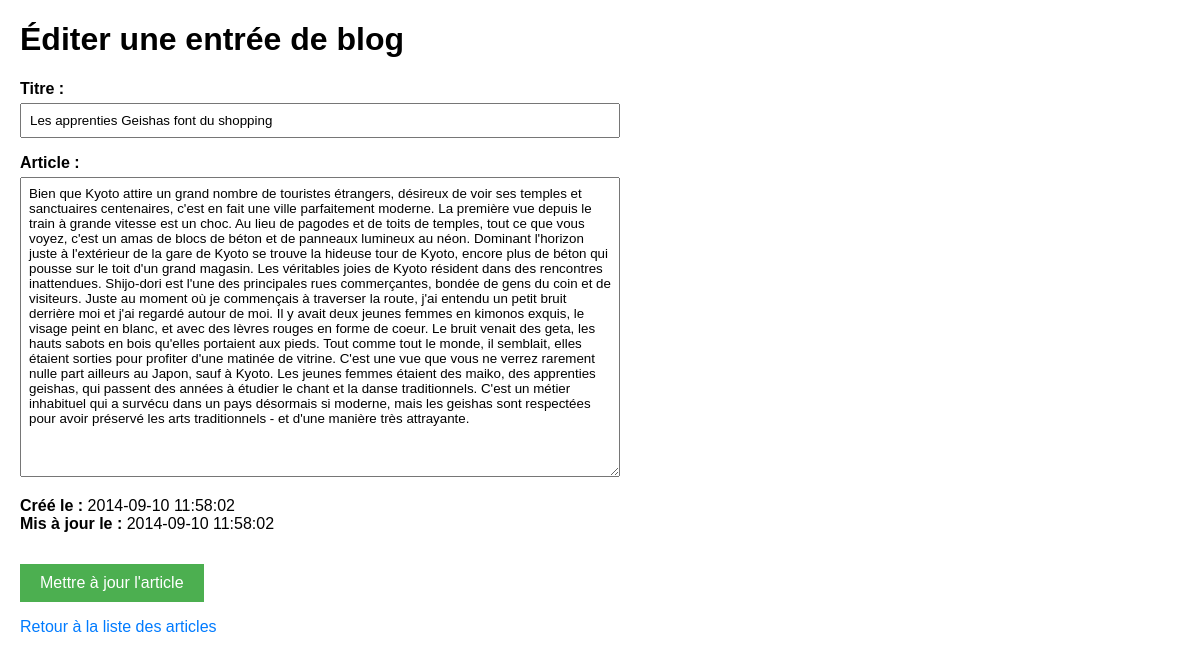
Page /update_blog.php?id=2 on the committed database.
### tables this page shows
CREATE TABLE IF NOT EXISTS `blog` (
  `article_id` int(10) unsigned NOT NULL AUTO_INCREMENT,
  `title` varchar(255) NOT NULL,
  `article` text NOT NULL,
  `created` timestamp NOT NULL DEFAULT CURRENT_TIMESTAMP,
  `updated` timestamp NOT NULL DEFAULT CURRENT_TIMESTAMP ON UPDATE CURRENT_TIMESTAMP,
  PRIMARY KEY (`article_id`)
);

### Blog.php (called while the page is built, shortened)
<?php
class Blog {
    private $conn;
    public function __construct($connection) {
        $this->conn = $connection;
    }
    public function obtenirArticleById($id) {
        try {
            $sql = "SELECT article_id, title, article, created, updated FROM blog WHERE article_id = ?";
            $stmt = $this->conn->prepare($sql);
            $stmt->execute([$id]);
            return $stmt->fetch(PDO::FETCH_ASSOC);
        } catch (PDOException $e) {
            echo "Erreur lors de la récupération : " . $e->getMessage();
            return null;
        }
    }
}
?>

### update_blog.php (the view, shortened to what this page needs)
<?php
require_once 'connection.php';
require_once 'Blog.php';
$conn = dbConnect();
$blog = new Blog($conn);
$article = null;
if (isset($_GET['id'])) {
    $id = $_GET['id'];
    if (!is_numeric($id)) {
        $error = 'ID invalide.';
    } else {
        $article = $blog->obtenirArticleById($id);
    }
} else {
    $error = 'Aucun ID fourni.';
}
?>
<!DOCTYPE HTML>
<html lang="fr">
<head>
</head>
<body>
<h1>Éditer une entrée de blog</h1>
<?php if ($article !== null): ?>
    <form method="post" action="">
        <p>
            <label for="title">Titre :</label>
            <input name="title" type="text" id="title" value="<?php echo isset($_POST['title']) ? htmlspecialchars($_POST['title']) : htmlspecialchars($article['title']); ?>">
        </p>
        <p>
            <label for="article">Article :</label>
            <textarea name="article" id="article"><?php echo isset($_POST['article']) ? htmlspecialchars($_POST['article']) : htmlspecialchars($article['article']); ?></textarea>
        </p>
        <p>
            <strong>Créé le :</strong> <?php echo htmlspecialchars($article['created']); ?><br>
            <strong>Mis à jour le :</strong> <?php echo htmlspecialchars($article['updated']); ?>
        </p>
        <p>
            <input type="submit" name="update" value="Mettre à jour l'article" id="update">
        </p>
    </form>
<?php endif; ?>
<a href="index.php">Retour à la liste des articles</a>
</body>
</html>

### update_blog.php (style rules this page uses)
body { font-family: Arial, sans-serif; margin: 20px; }
form { max-width: 600px; }
label { display: block; margin-top: 10px; font-weight: bold; }
input[type="text"], textarea { width: 100%; padding: 8px; margin-top: 5px; font-family: Arial, sans-serif; box-sizing: border-box; }
textarea { height: 300px; resize: vertical; }
input[type="submit"] { margin-top: 15px; padding: 10px 20px; background-color: #4CAF50; color: white; border: none; cursor: pointer; font-size: 16px; }
a { display: block; margin-top: 15px; color: #007bff; text-decoration: none; }

### rows in the picture
blog: title "Les apprenties Geishas font du shopping", article "Bien que Kyoto attire un grand nombre de touristes étrangers, désireux de voir ses temples et sanctuaires centenaires, c'est en fait une ville parfaitement moderne. La première vue depuis le train à grande vitesse est un choc. Au lieu de pagodes et de toits de temples, tout ce que vous voyez, c'est un amas de blocs de béton et de panneaux lumineux au néon. Dominant l'horizon juste à l'extérieur de la gare de Kyoto se trouve la hideuse tour de Kyoto, encore plus de béton qui pousse sur le toit d'un grand magasin. Les véritables joies de Kyoto résident dans des rencontres inattendues. Shijo-dori est l'une des principales rues commerçantes, bondée de gens du coin et de visiteurs. Juste au…", created "2014-09-10 11:58:02", updated "2014-09-10 11:58:02"
